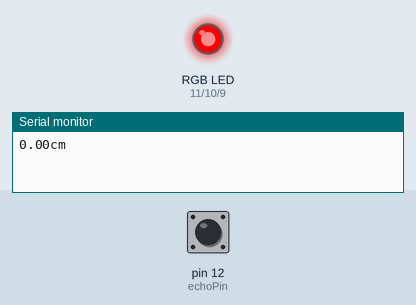
The sketch below on a simulated Arduino Uno, built with avr-gcc and run on an emulated ATmega328P. Shown: an RGB LED mixed from three pins (HIGH = lit), the last lines printed to the serial monitor. The test bench sets the inputs (shaded band); at power-on: pin 12 (echoPin) LOW. Dim RGB values are drawn brighter than linear; random numbers use the default seed unless the sketch sets one; pins used as bus, display or sensor lines are not drawn.

Above: at 1.2 s.
1.3 s: pin 12 (echoPin) pulsed HIGH 2 times (0.12 s each, 0.3 s apart)
At 2.6 s:
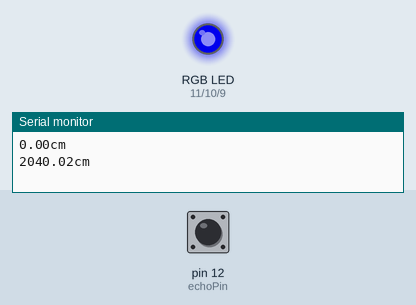
At 4.1 s:
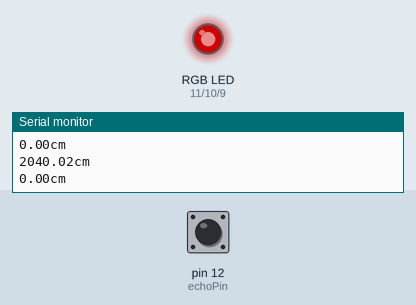
4.9 s: pin 12 (echoPin) pulsed HIGH 5 times (0.12 s each, 0.3 s apart)
At 6.7 s:
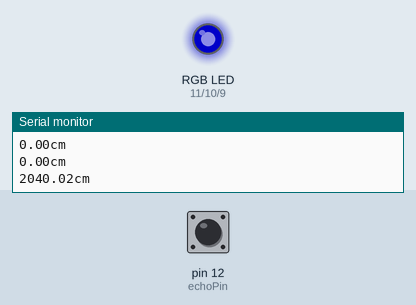
Timing chart, 0 to 26.7 s (numbered marks = the images above; inputs shaded):
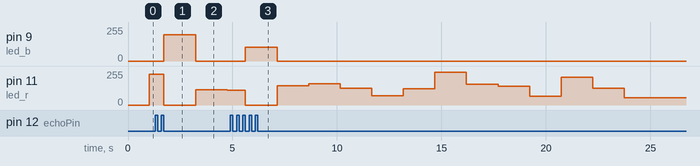

Measured:
- after the input at 1.3 s, pin 9 (led_b): 0/255 → 197/255 after 0.42 s, → 0/255 1.5 s later
- after the input at 4.9 s, pin 9 (led_b): 0/255 → 102/255 after 0.72 s, → 0/255 1.5 s later

The sketch:

rgb_exam.ino
```cpp
int btn_state =0;
int btn = 8;
int led_r = 11;
int led_g = 10;
int led_b = 9;
int echoPin = 12;
int trigPin = 13;
int brights[3] = {0,0,0};

void setup() {
  // put your setup code here, to run once:
  Serial.begin(9600);
  pinMode(btn, INPUT);
  pinMode(led_r, OUTPUT);
  pinMode(led_g, OUTPUT);
  pinMode(led_b, OUTPUT);
  pinMode(trigPin, OUTPUT);
  pinMode(echoPin, INPUT);
}

void loop() {
  // put your main code here, to run repeatedly:
  int rand_r = random(255);
  int rand_g = random(255);
  int rand_b = random(255);
  digitalWrite(trigPin, HIGH);
  delay(10);
  digitalWrite(trigPin, LOW);

  double duration = pulseIn(echoPin, HIGH);
// HIGH 였을 때 시간(초음파가 보냈다가 다시 들어온 시간)을 가지고 거리를 계산 한다.
  double distance = ((double)(340 * duration) / 10000) / 2;
  if(distance<20)
  {
    analogWrite(led_r,rand_r);
    analogWrite(led_g,0);
    analogWrite(led_b,0);
  }
  else if(distance<60)
  {
    analogWrite(led_g,rand_g);
    analogWrite(led_r,0);
    analogWrite(led_b,0);
  }
  else
  {
    analogWrite(led_b,rand_b);
    analogWrite(led_r,0);
    analogWrite(led_g,0);
  }
  Serial.print(distance);
  Serial.println("cm");
// 수정한 값을 출력
  delay(500);

}
```
